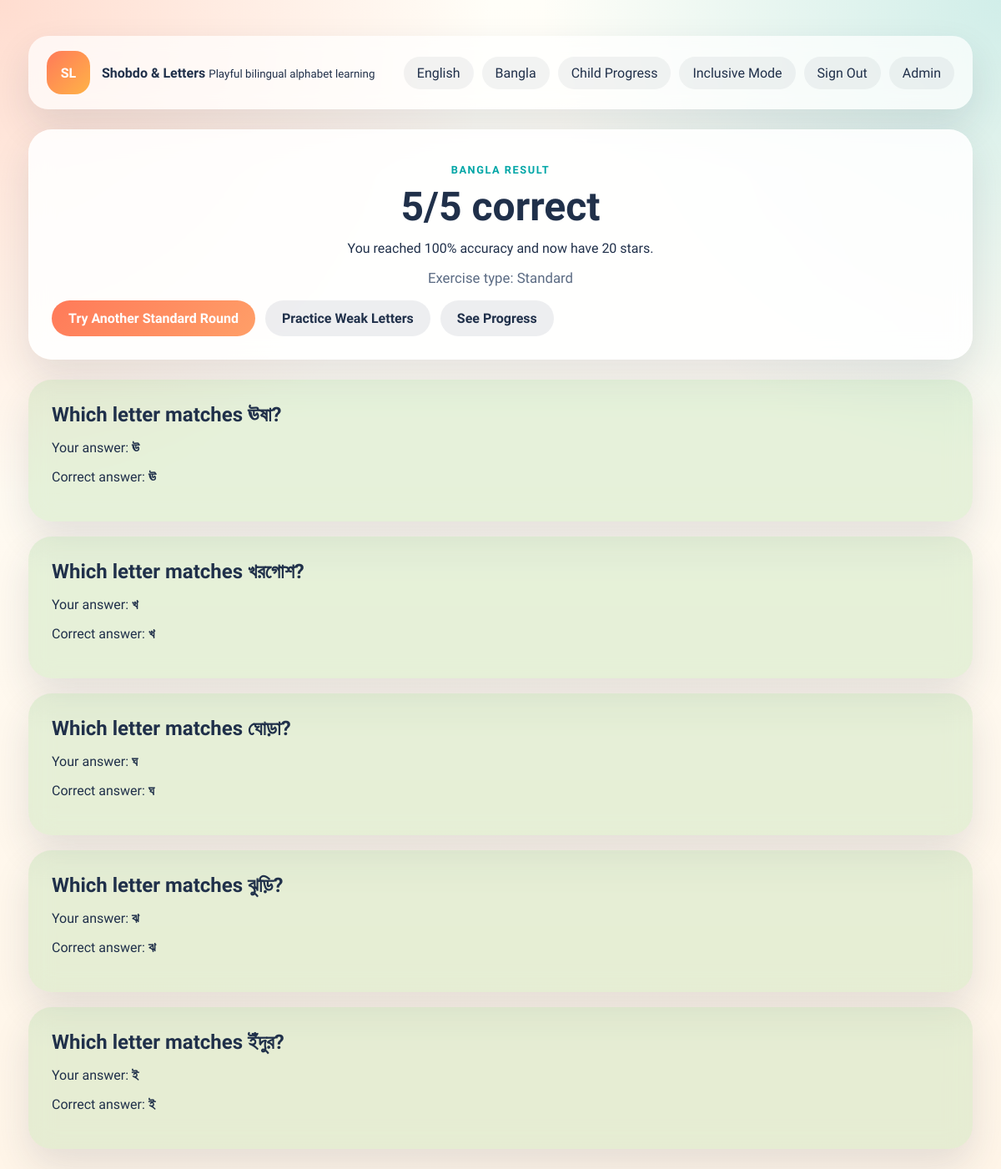
Page /learning/exercise/result/2/ (signed in) on the committed database.
### learning/models.py (models this page shows, shortened)
class ExerciseAttempt(models.Model):
    profile = models.ForeignKey(
        ChildProfile,
        on_delete=models.CASCADE,
        related_name="attempts",
    )
    language = models.CharField(max_length=20)
    exercise_type = models.CharField(max_length=30, default="standard")
    score = models.PositiveIntegerField(default=0)
    total_questions = models.PositiveIntegerField(default=5)
    answers = models.JSONField(default=list, blank=True)
    created_at = models.DateTimeField(auto_now_add=True)
    class Meta:
        ordering = ["-created_at"]

class ChildProfile(models.Model):
    name = models.CharField(max_length=80, default="Little Learner")
    age_group = models.CharField(max_length=20, blank=True)
    preferred_language = models.CharField(max_length=20, default="english")
    stars = models.PositiveIntegerField(default=0)
    owner = models.ForeignKey(
        settings.AUTH_USER_MODEL,
        on_delete=models.SET_NULL,
        null=True,
        blank=True,
        related_name="owned_children",
    )
    inclusive_mode = models.BooleanField(default=False)
    audio_first_mode = models.BooleanField(default=False)
    high_contrast_mode = models.BooleanField(default=False)
    large_text_mode = models.BooleanField(default=False)
    simplified_layout = models.BooleanField(default=False)
    created_at = models.DateTimeField(auto_now_add=True)

### learning/views.py (the view)
# urls.py: path("exercise/result/<int:attempt_id>/", views.exercise_result, name="exercise-result"),
def exercise_result(request, attempt_id):
    profile = get_current_profile(request)
    attempt = get_object_or_404(ExerciseAttempt, id=attempt_id, profile=profile)
    accuracy = round((attempt.score / attempt.total_questions) * 100) if attempt.total_questions else 0
    return render(
        request,
        "learning/exercise_result.html",
        {
            "profile": profile,
            "attempt": attempt,
            "accuracy": accuracy,
            "language_meta": LANGUAGE_META[attempt.language],
        },
    )

### learning/views.py (called while the page is built, shortened)
def get_current_profile(request):
    profile_id = request.session.get("child_profile_id")
    profile = ChildProfile.objects.filter(id=profile_id).first()
    if profile:
        return profile

### templates/learning/exercise_result.html (shortened to what this page needs)
﻿{% extends 'base.html' %}
{% block content %}
<section class="result-hero">
    <p class="eyebrow">{{ language_meta.label }} result</p>
    <h1>{{ attempt.score }}/{{ attempt.total_questions }} correct</h1>
    <p>You reached {{ accuracy }}% accuracy and now have {{ profile.stars }} stars.</p>
    <p class="help-copy">Exercise type: {{ attempt.exercise_type|title }}</p>
    <div class="hero-actions">
        <a class="button primary" href="{% url 'learning:exercise' attempt.language %}">Try Another Standard Round</a>
        <a class="button secondary" href="{% url 'learning:weak-letter-practice' attempt.language %}">Practice Weak Letters</a>
        <a class="button secondary" href="{% url 'learning:progress' %}">See Progress</a>
    </div>
</section>
<section class="answer-review">
    {% for answer in attempt.answers %}
        <article class="review-card {% if answer.is_correct %}good{% else %}needs-work{% endif %}">
            <h2>{{ answer.prompt }}</h2>
            <p>Your answer: <strong>{{ answer.selected_answer|default:'No answer' }}</strong></p>
            <p>Correct answer: <strong>{{ answer.correct_answer }}</strong></p>
        </article>
    {% endfor %}
</section>
{% endblock %}

### static/learning/css/styles.css (style rules this page uses)
* { box-sizing: border-box; }
body { margin: 0; font-family: "Baloo 2", "Hind Siliguri", sans-serif; color: var(--ink); background: radial-gradient(circle at top left, rgba(255, 122, 89, 0.25), transparent 32%), radial-gradient(circle at top right, rgba(0, 166, 166, 0.18), transparent 30%), linear-gradient(180deg, #fffef8 0%, #fff5e8 100%); min-height: 100vh; }
a { color: inherit; text-decoration: none; }
.brand strong, h1, h2, h3 { font-family: "Baloo 2", sans-serif; }
.brand small, p, li, input, select, textarea, button, label { font-family: "Hind Siliguri", sans-serif; }
.panel, .hero-card, .detail-card, .question-card, .review-card, .result-hero, .page-intro, .auth-shell { background: var(--surface); border-radius: var(--radius); padding: 28px; box-shadow: var(--shadow); backdrop-filter: blur(14px); }
.eyebrow { text-transform: uppercase; letter-spacing: 0.12em; color: var(--secondary); font-weight: 700; font-size: 0.8rem; }
h1 { font-size: clamp(2.2rem, 4vw, 4.4rem); line-height: 1; margin: 12px 0; }
h2 { margin: 0 0 10px; font-size: 1.5rem; }
.hero-copy, .page-intro p, .detail-subtitle, .help-copy { color: var(--muted); font-size: 1.05rem; }
.hero-actions, .intro-actions, .pager, .report-head { display: flex; flex-wrap: wrap; gap: 12px; align-items: center; }
.button { border: 0; cursor: pointer; border-radius: 999px; padding: 12px 20px; font-size: 1rem; font-weight: 700; transition: transform 0.2s ease, box-shadow 0.2s ease; display: inline-flex; align-items: center; justify-content: center; }
.button.primary { background: linear-gradient(135deg, var(--primary), #ff9f68); color: white; }
.button.secondary { background: rgba(32, 48, 74, 0.08); color: var(--ink); }
.exercise-stack, .answer-review, .report-stack { display: grid; gap: 18px; }
.result-hero { text-align: center; margin-bottom: 24px; }
.review-card.good { background: rgba(119, 198, 110, 0.18); }

### rows in the picture
ExerciseAttempt: score "5", total_questions "5", exercise_type "Standard"
ChildProfile: stars "20"

### other values in the picture
{{ language_meta.label }} "BANGLA"
{{ accuracy }} "100"
{{ answer.prompt }} "Which letter matches ঊষা?" "Which letter matches খরগোশ?" "Which letter matches ঘোড়া?" "Which letter matches ঝুড়ি?" "Which letter matches ইঁদুর?"
{{ answer.selected_answer|default:'No answer' }} "ঊ" "খ" "ঘ" "ঝ" "ই"
{{ answer.correct_answer }} "ঊ" "খ" "ঘ" "ঝ" "ই"
